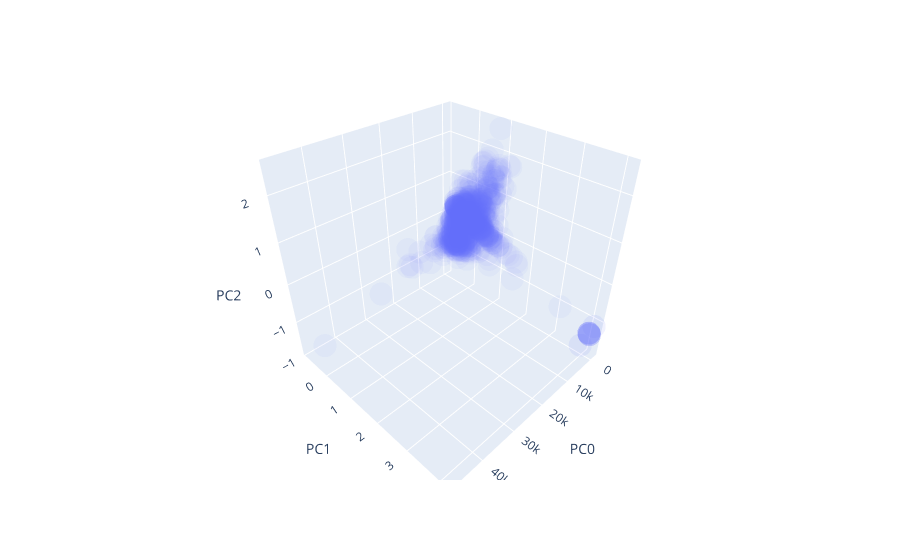

The notebook cell this image was saved under:
### Code cell
# plot the pca transformed data of model_df 
# Why? compare against upcoming pca transformed data of scaled_df and to determine when to perform PCA 
plt.figure(figsize=(12,15))
fig = px.scatter_3d(pca_model_df, x='PC0', y='PC1', z='PC2', opacity=0.05)
fig.show()

### Figure 1 — Plotly figure (JSON) as saved in the notebook; plotly's stock layout.template omitted (floating-point values rounded to 4 significant figures; data arrays with more than 128 entries replaced by an {"elided": "..."} marker saying what was removed)
{"data": [{"hovertemplate": "PC0=%{x}<br>PC1=%{y}<br>PC2=%{z}<extra></extra>", "legendgroup": "", "marker": {"color": "#636efa", "opacity": 0.05, "symbol": "circle"}, "mode": "markers", "name": "", "scene": "scene", "showlegend": false, "type": "scatter3d", "x": {"elided": "958 float values"}, "y": {"elided": "958 float values"}, "z": {"elided": "958 float values"}}], "layout": {"legend": {"tracegroupgap": 0}, "margin": {"t": 60}, "scene": {"domain": {"x": [0, 1], "y": [0, 1]}, "xaxis": {"title": {"text": "PC0"}}, "yaxis": {"title": {"text": "PC1"}}, "zaxis": {"title": {"text": "PC2"}}}}}
